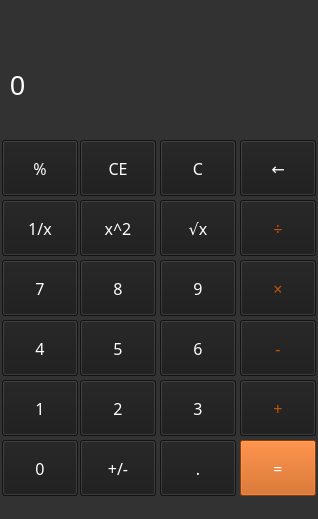
<?xml version="1.0" encoding="UTF-8"?>
<ui version="4.0">
 <class>MainWindow</class>
 <widget class="QMainWindow" name="MainWindow">
  <property name="geometry">
   <rect>
    <x>0</x>
    <y>0</y>
    <width>318</width>
    <height>519</height>
   </rect>
  </property>
  <property name="windowTitle">
   <string>MainWindow</string>
  </property>
  <property name="windowOpacity">
   <double>95.000000000000000</double>
  </property>
  <property name="styleSheet">
   <string notr="true">QMainWindow{
	background-color: rgb(50, 50, 50);
}</string>
  </property>
  <property name="tabShape">
   <enum>QTabWidget::Triangular</enum>
  </property>
  <widget class="QWidget" name="centralwidget">
   <widget class="QPushButton" name="pushButton1x">
    <property name="geometry">
     <rect>
      <x>2</x>
      <y>200</y>
      <width>76</width>
      <height>56</height>
     </rect>
    </property>
    <property name="font">
     <font>
      <family>MS Reference Sans Serif</family>
      <pointsize>12</pointsize>
      <weight>50</weight>
      <italic>false</italic>
      <bold>false</bold>
      <stylestrategy>PreferAntialias</stylestrategy>
     </font>
    </property>
    <property name="mouseTracking">
     <bool>true</bool>
    </property>
    <property name="styleSheet">
     <string notr="true">QPushButton{
	background-color: rgb(27, 27, 27);
	color: rgb(255, 255, 255);
	opacity: 25;
	font: 12pt &quot;MS Reference Sans Serif&quot;;
}
QPushButton:checked{
	background-color: rgb(98, 98, 98);
}
QPushButton:pressed{
	color: rgb(27, 27, 27);
	background-color: qlineargradient(x1: 0, y1:0, x2: 0, y2: 1, 
		stop: 0 #dadbde, stop: 1 #f6f7fa);
}</string>
    </property>
    <property name="text">
     <string>1/x</string>
    </property>
    <property name="checkable">
     <bool>false</bool>
    </property>
   </widget>
   <widget class="QPushButton" name="pushButton_sqr">
    <property name="geometry">
     <rect>
      <x>80</x>
      <y>200</y>
      <width>76</width>
      <height>56</height>
     </rect>
    </property>
    <property name="font">
     <font>
      <family>MS Reference Sans Serif</family>
      <pointsize>12</pointsize>
      <weight>50</weight>
      <italic>false</italic>
      <bold>false</bold>
      <stylestrategy>PreferAntialias</stylestrategy>
     </font>
    </property>
    <property name="mouseTracking">
     <bool>true</bool>
    </property>
    <property name="styleSheet">
     <string notr="true">QPushButton{
	background-color: rgb(27, 27, 27);
	color: rgb(255, 255, 255);
	opacity: 25;
	font: 12pt &quot;MS Reference Sans Serif&quot;;
}
QPushButton:checked{
	background-color: rgb(98, 98, 98);
}
QPushButton:pressed{
	color: rgb(27, 27, 27);
	background-color: qlineargradient(x1: 0, y1:0, x2: 0, y2: 1, 
		stop: 0 #dadbde, stop: 1 #f6f7fa);
}</string>
    </property>
    <property name="text">
     <string>x^2</string>
    </property>
    <property name="checkable">
     <bool>false</bool>
    </property>
   </widget>
   <widget class="QPushButton" name="pushButton_sqrt">
    <property name="geometry">
     <rect>
      <x>160</x>
      <y>200</y>
      <width>76</width>
      <height>56</height>
     </rect>
    </property>
    <property name="font">
     <font>
      <family>MS Reference Sans Serif</family>
      <pointsize>12</pointsize>
      <weight>50</weight>
      <italic>false</italic>
      <bold>false</bold>
      <stylestrategy>PreferAntialias</stylestrategy>
     </font>
    </property>
    <property name="mouseTracking">
     <bool>true</bool>
    </property>
    <property name="styleSheet">
     <string notr="true">QPushButton{
	background-color: rgb(27, 27, 27);
	color: rgb(255, 255, 255);
	opacity: 25;
	font: 12pt &quot;MS Reference Sans Serif&quot;;
}
QPushButton:checked{
	background-color: rgb(98, 98, 98);
}
QPushButton:pressed{
	color: rgb(27, 27, 27);
	background-color: qlineargradient(x1: 0, y1:0, x2: 0, y2: 1, 
		stop: 0 #dadbde, stop: 1 #f6f7fa);
}</string>
    </property>
    <property name="text">
     <string>√x</string>
    </property>
    <property name="checkable">
     <bool>false</bool>
    </property>
   </widget>
   <widget class="QPushButton" name="pushButton_on">
    <property name="geometry">
     <rect>
      <x>240</x>
      <y>200</y>
      <width>76</width>
      <height>56</height>
     </rect>
    </property>
    <property name="font">
     <font>
      <family>MS Reference Sans Serif</family>
      <pointsize>12</pointsize>
      <weight>50</weight>
      <italic>false</italic>
      <bold>false</bold>
      <stylestrategy>PreferAntialias</stylestrategy>
     </font>
    </property>
    <property name="mouseTracking">
     <bool>true</bool>
    </property>
    <property name="styleSheet">
     <string notr="true">QPushButton{
	background-color: rgb(27, 27, 27);
	color: rgb(200, 83, 5);
	opacity: 25;
	font: 12pt &quot;MS Reference Sans Serif&quot;;
}
QPushButton:checked{
	background-color: rgb(98, 98, 98);
}
QPushButton:pressed{
	color: rgb(27, 27, 27);
	background-color: qlineargradient(x1: 0, y1:0, x2: 0, y2: 1, 
		stop: 0 #dadbde, stop: 1 #f6f7fa);
}</string>
    </property>
    <property name="text">
     <string>÷</string>
    </property>
    <property name="checkable">
     <bool>false</bool>
    </property>
   </widget>
   <widget class="QPushButton" name="pushButton_9">
    <property name="geometry">
     <rect>
      <x>160</x>
      <y>260</y>
      <width>76</width>
      <height>56</height>
     </rect>
    </property>
    <property name="font">
     <font>
      <family>MS Reference Sans Serif</family>
      <pointsize>12</pointsize>
      <weight>50</weight>
      <italic>false</italic>
      <bold>false</bold>
      <stylestrategy>PreferAntialias</stylestrategy>
     </font>
    </property>
    <property name="mouseTracking">
     <bool>true</bool>
    </property>
    <property name="styleSheet">
     <string notr="true">QPushButton{
	background-color: rgb(27, 27, 27);
	color: rgb(255, 255, 255);
	opacity: 25;
	font: 12pt &quot;MS Reference Sans Serif&quot;;
}
QPushButton:checked{
	background-color: rgb(98, 98, 98);
}
QPushButton:pressed{
	color: rgb(27, 27, 27);
	background-color: qlineargradient(x1: 0, y1:0, x2: 0, y2: 1, 
		stop: 0 #dadbde, stop: 1 #f6f7fa);
}</string>
    </property>
    <property name="text">
     <string>9</string>
    </property>
    <property name="checkable">
     <bool>false</bool>
    </property>
   </widget>
   <widget class="QPushButton" name="pushButton_by">
    <property name="geometry">
     <rect>
      <x>240</x>
      <y>260</y>
      <width>76</width>
      <height>56</height>
     </rect>
    </property>
    <property name="font">
     <font>
      <family>MS Reference Sans Serif</family>
      <pointsize>12</pointsize>
      <weight>50</weight>
      <italic>false</italic>
      <bold>false</bold>
      <stylestrategy>PreferAntialias</stylestrategy>
     </font>
    </property>
    <property name="mouseTracking">
     <bool>true</bool>
    </property>
    <property name="styleSheet">
     <string notr="true">QPushButton{
	background-color: rgb(27, 27, 27);
	color: rgb(200, 83, 5);
	opacity: 25;
	font: 12pt &quot;MS Reference Sans Serif&quot;;
}
QPushButton:checked{
	background-color: rgb(98, 98, 98);
}
QPushButton:pressed{
	color: rgb(27, 27, 27);
	background-color: qlineargradient(x1: 0, y1:0, x2: 0, y2: 1, 
		stop: 0 #dadbde, stop: 1 #f6f7fa);
}</string>
    </property>
    <property name="text">
     <string>×</string>
    </property>
    <property name="checkable">
     <bool>false</bool>
    </property>
   </widget>
   <widget class="QPushButton" name="pushButton_8">
    <property name="geometry">
     <rect>
      <x>80</x>
      <y>260</y>
      <width>76</width>
      <height>56</height>
     </rect>
    </property>
    <property name="font">
     <font>
      <family>MS Reference Sans Serif</family>
      <pointsize>12</pointsize>
      <weight>50</weight>
      <italic>false</italic>
      <bold>false</bold>
      <stylestrategy>PreferAntialias</stylestrategy>
     </font>
    </property>
    <property name="mouseTracking">
     <bool>true</bool>
    </property>
    <property name="styleSheet">
     <string notr="true">QPushButton{
	background-color: rgb(27, 27, 27);
	color: rgb(255, 255, 255);
	opacity: 25;
	font: 12pt &quot;MS Reference Sans Serif&quot;;
}
QPushButton:checked{
	background-color: rgb(98, 98, 98);
}
QPushButton:pressed{
	color: rgb(27, 27, 27);
	background-color: qlineargradient(x1: 0, y1:0, x2: 0, y2: 1, 
		stop: 0 #dadbde, stop: 1 #f6f7fa);
}</string>
    </property>
    <property name="text">
     <string>8</string>
    </property>
    <property name="checkable">
     <bool>false</bool>
    </property>
   </widget>
   <widget class="QPushButton" name="pushButton_7">
    <property name="geometry">
     <rect>
      <x>2</x>
      <y>260</y>
      <width>76</width>
      <height>56</height>
     </rect>
    </property>
    <property name="font">
     <font>
      <family>MS Reference Sans Serif</family>
      <pointsize>12</pointsize>
      <weight>50</weight>
      <italic>false</italic>
      <bold>false</bold>
      <stylestrategy>PreferAntialias</stylestrategy>
     </font>
    </property>
    <property name="mouseTracking">
     <bool>true</bool>
    </property>
    <property name="styleSheet">
     <string notr="true">QPushButton{
	background-color: rgb(27, 27, 27);
	color: rgb(255, 255, 255);
	opacity: 25;
	font: 12pt &quot;MS Reference Sans Serif&quot;;
}
QPushButton:checked{
	background-color: rgb(98, 98, 98);
}
QPushButton:pressed{
	color: rgb(27, 27, 27);
	background-color: qlineargradient(x1: 0, y1:0, x2: 0, y2: 1, 
		stop: 0 #dadbde, stop: 1 #f6f7fa);
}</string>
    </property>
    <property name="text">
     <string>7</string>
    </property>
    <property name="checkable">
     <bool>false</bool>
    </property>
   </widget>
   <widget class="QPushButton" name="pushButton_6">
    <property name="geometry">
     <rect>
      <x>160</x>
      <y>320</y>
      <width>76</width>
      <height>56</height>
     </rect>
    </property>
    <property name="font">
     <font>
      <family>MS Reference Sans Serif</family>
      <pointsize>12</pointsize>
      <weight>50</weight>
      <italic>false</italic>
      <bold>false</bold>
      <stylestrategy>PreferAntialias</stylestrategy>
     </font>
    </property>
    <property name="mouseTracking">
     <bool>true</bool>
    </property>
    <property name="styleSheet">
     <string notr="true">QPushButton{
	background-color: rgb(27, 27, 27);
	color: rgb(255, 255, 255);
	opacity: 25;
	font: 12pt &quot;MS Reference Sans Serif&quot;;
}
QPushButton:checked{
	background-color: rgb(98, 98, 98);
}
QPushButton:pressed{
	color: rgb(27, 27, 27);
	background-color: qlineargradient(x1: 0, y1:0, x2: 0, y2: 1, 
		stop: 0 #dadbde, stop: 1 #f6f7fa);
}</string>
    </property>
    <property name="text">
     <string>6</string>
    </property>
    <property name="checkable">
     <bool>false</bool>
    </property>
   </widget>
   <widget class="QPushButton" name="pushButton_minus">
    <property name="geometry">
     <rect>
      <x>240</x>
      <y>320</y>
      <width>76</width>
      <height>56</height>
     </rect>
    </property>
    <property name="font">
     <font>
      <family>MS Reference Sans Serif</family>
      <pointsize>12</pointsize>
      <weight>50</weight>
      <italic>false</italic>
      <bold>false</bold>
      <stylestrategy>PreferAntialias</stylestrategy>
     </font>
    </property>
    <property name="mouseTracking">
     <bool>true</bool>
    </property>
    <property name="styleSheet">
     <string notr="true">QPushButton{
	background-color: rgb(27, 27, 27);
	color: rgb(200, 83, 5);
	opacity: 25;
	font: 12pt &quot;MS Reference Sans Serif&quot;;
}
QPushButton:checked{
	background-color: rgb(98, 98, 98);
}
QPushButton:pressed{
	color: rgb(27, 27, 27);
	background-color: qlineargradient(x1: 0, y1:0, x2: 0, y2: 1, 
		stop: 0 #dadbde, stop: 1 #f6f7fa);
}</string>
    </property>
    <property name="text">
     <string>-</string>
    </property>
    <property name="checkable">
     <bool>false</bool>
    </property>
   </widget>
   <widget class="QPushButton" name="pushButton_5">
    <property name="geometry">
     <rect>
      <x>80</x>
      <y>320</y>
      <width>76</width>
      <height>56</height>
     </rect>
    </property>
    <property name="font">
     <font>
      <family>MS Reference Sans Serif</family>
      <pointsize>12</pointsize>
      <weight>50</weight>
      <italic>false</italic>
      <bold>false</bold>
      <stylestrategy>PreferAntialias</stylestrategy>
     </font>
    </property>
    <property name="mouseTracking">
     <bool>true</bool>
    </property>
    <property name="styleSheet">
     <string notr="true">QPushButton{
	background-color: rgb(27, 27, 27);
	color: rgb(255, 255, 255);
	opacity: 25;
	font: 12pt &quot;MS Reference Sans Serif&quot;;
}
QPushButton:checked{
	background-color: rgb(98, 98, 98);
}
QPushButton:pressed{
	color: rgb(27, 27, 27);
	background-color: qlineargradient(x1: 0, y1:0, x2: 0, y2: 1, 
		stop: 0 #dadbde, stop: 1 #f6f7fa);
}</string>
    </property>
    <property name="text">
     <string>5</string>
    </property>
    <property name="checkable">
     <bool>false</bool>
    </property>
   </widget>
   <widget class="QPushButton" name="pushButton_4">
    <property name="geometry">
     <rect>
      <x>2</x>
      <y>320</y>
      <width>76</width>
      <height>56</height>
     </rect>
    </property>
    <property name="font">
     <font>
      <family>MS Reference Sans Serif</family>
      <pointsize>12</pointsize>
      <weight>50</weight>
      <italic>false</italic>
      <bold>false</bold>
      <stylestrategy>PreferAntialias</stylestrategy>
     </font>
    </property>
    <property name="mouseTracking">
     <bool>true</bool>
    </property>
    <property name="styleSheet">
     <string notr="true">QPushButton{
	background-color: rgb(27, 27, 27);
	color: rgb(255, 255, 255);
	opacity: 25;
	font: 12pt &quot;MS Reference Sans Serif&quot;;
}
QPushButton:checked{
	background-color: rgb(98, 98, 98);
}
QPushButton:pressed{
	color: rgb(27, 27, 27);
	background-color: qlineargradient(x1: 0, y1:0, x2: 0, y2: 1, 
		stop: 0 #dadbde, stop: 1 #f6f7fa);
}</string>
    </property>
    <property name="text">
     <string>4</string>
    </property>
    <property name="checkable">
     <bool>false</bool>
    </property>
   </widget>
   <widget class="QPushButton" name="pushButton_3">
    <property name="geometry">
     <rect>
      <x>160</x>
      <y>380</y>
      <width>76</width>
      <height>56</height>
     </rect>
    </property>
    <property name="font">
     <font>
      <family>MS Reference Sans Serif</family>
      <pointsize>12</pointsize>
      <weight>50</weight>
      <italic>false</italic>
      <bold>false</bold>
      <stylestrategy>PreferAntialias</stylestrategy>
     </font>
    </property>
    <property name="mouseTracking">
     <bool>true</bool>
    </property>
    <property name="styleSheet">
     <string notr="true">QPushButton{
	background-color: rgb(27, 27, 27);
	color: rgb(255, 255, 255);
	opacity: 25;
	font: 12pt &quot;MS Reference Sans Serif&quot;;
}
QPushButton:checked{
	background-color: rgb(98, 98, 98);
}
QPushButton:pressed{
	color: rgb(27, 27, 27);
	background-color: qlineargradient(x1: 0, y1:0, x2: 0, y2: 1, 
		stop: 0 #dadbde, stop: 1 #f6f7fa);
}</string>
    </property>
    <property name="text">
     <string>3</string>
    </property>
    <property name="checkable">
     <bool>false</bool>
    </property>
   </widget>
   <widget class="QPushButton" name="pushButton_plus">
    <property name="geometry">
     <rect>
      <x>240</x>
      <y>380</y>
      <width>76</width>
      <height>56</height>
     </rect>
    </property>
    <property name="font">
     <font>
      <family>MS Reference Sans Serif</family>
      <pointsize>12</pointsize>
      <weight>50</weight>
      <italic>false</italic>
      <bold>false</bold>
      <stylestrategy>PreferAntialias</stylestrategy>
     </font>
    </property>
    <property name="mouseTracking">
     <bool>true</bool>
    </property>
    <property name="styleSheet">
     <string notr="true">QPushButton{
	background-color: rgb(27, 27, 27);
	color: rgb(200, 83, 5);
	opacity: 25;
	font: 12pt &quot;MS Reference Sans Serif&quot;;
}
QPushButton:checked{
	background-color: rgb(98, 98, 98);
}
QPushButton:pressed{
	color: rgb(27, 27, 27);
	background-color: qlineargradient(x1: 0, y1:0, x2: 0, y2: 1, 
		stop: 0 #dadbde, stop: 1 #f6f7fa);
}</string>
    </property>
    <property name="text">
     <string>+</string>
    </property>
    <property name="checkable">
     <bool>false</bool>
    </property>
   </widget>
   <widget class="QPushButton" name="pushButton_2">
    <property name="geometry">
     <rect>
      <x>80</x>
      <y>380</y>
      <width>76</width>
      <height>56</height>
     </rect>
    </property>
    <property name="font">
     <font>
      <family>MS Reference Sans Serif</family>
      <pointsize>12</pointsize>
      <weight>50</weight>
      <italic>false</italic>
      <bold>false</bold>
      <stylestrategy>PreferAntialias</stylestrategy>
     </font>
    </property>
    <property name="mouseTracking">
     <bool>true</bool>
    </property>
    <property name="styleSheet">
     <string notr="true">QPushButton{
	background-color: rgb(27, 27, 27);
	color: rgb(255, 255, 255);
	opacity: 25;
	font: 12pt &quot;MS Reference Sans Serif&quot;;
}
QPushButton:checked{
	background-color: rgb(98, 98, 98);
}
QPushButton:pressed{
	color: rgb(27, 27, 27);
	background-color: qlineargradient(x1: 0, y1:0, x2: 0, y2: 1, 
		stop: 0 #dadbde, stop: 1 #f6f7fa);
}</string>
    </property>
    <property name="text">
     <string>2</string>
    </property>
    <property name="checkable">
     <bool>false</bool>
    </property>
   </widget>
   <widget class="QPushButton" name="pushButton_1">
    <property name="geometry">
     <rect>
      <x>2</x>
      <y>380</y>
      <width>76</width>
      <height>56</height>
     </rect>
    </property>
    <property name="font">
     <font>
      <family>MS Reference Sans Serif</family>
      <pointsize>12</pointsize>
      <weight>50</weight>
      <italic>false</italic>
      <bold>false</bold>
      <stylestrategy>PreferAntialias</stylestrategy>
     </font>
    </property>
    <property name="mouseTracking">
     <bool>true</bool>
    </property>
    <property name="styleSheet">
     <string notr="true">QPushButton{
	background-color: rgb(27, 27, 27);
	color: rgb(255, 255, 255);
	opacity: 25;
	font: 12pt &quot;MS Reference Sans Serif&quot;;
}
QPushButton:checked{
	background-color: rgb(98, 98, 98);
}
QPushButton:pressed{
	color: rgb(27, 27, 27);
	background-color: qlineargradient(x1: 0, y1:0, x2: 0, y2: 1, 
		stop: 0 #dadbde, stop: 1 #f6f7fa);
}</string>
    </property>
    <property name="text">
     <string>1</string>
    </property>
    <property name="checkable">
     <bool>false</bool>
    </property>
   </widget>
   <widget class="QPushButton" name="pushButton_dot">
    <property name="geometry">
     <rect>
      <x>160</x>
      <y>440</y>
      <width>76</width>
      <height>56</height>
     </rect>
    </property>
    <property name="font">
     <font>
      <family>MS Reference Sans Serif</family>
      <pointsize>12</pointsize>
      <weight>50</weight>
      <italic>false</italic>
      <bold>false</bold>
      <stylestrategy>PreferAntialias</stylestrategy>
     </font>
    </property>
    <property name="mouseTracking">
     <bool>true</bool>
    </property>
    <property name="styleSheet">
     <string notr="true">QPushButton{
	background-color: rgb(27, 27, 27);
	color: rgb(255, 255, 255);
	opacity: 25;
	font: 12pt &quot;MS Reference Sans Serif&quot;;
}
QPushButton:checked{
	background-color: rgb(98, 98, 98);
}
QPushButton:pressed{
	color: rgb(27, 27, 27);
	background-color: qlineargradient(x1: 0, y1:0, x2: 0, y2: 1, 
		stop: 0 #dadbde, stop: 1 #f6f7fa);
}</string>
    </property>
    <property name="text">
     <string>.</string>
    </property>
    <property name="checkable">
     <bool>false</bool>
    </property>
   </widget>
   <widget class="QPushButton" name="pushButton_equal">
    <property name="geometry">
     <rect>
      <x>240</x>
      <y>440</y>
      <width>76</width>
      <height>56</height>
     </rect>
    </property>
    <property name="font">
     <font>
      <family>MS Reference Sans Serif</family>
      <pointsize>12</pointsize>
      <weight>50</weight>
      <italic>false</italic>
      <bold>false</bold>
      <stylestrategy>PreferAntialias</stylestrategy>
     </font>
    </property>
    <property name="mouseTracking">
     <bool>true</bool>
    </property>
    <property name="styleSheet">
     <string notr="true">QPushButton{
	background-color: rgb(200, 83, 5);
	color: rgb(255, 255, 255);
	opacity: 25;
	font: 12pt &quot;MS Reference Sans Serif&quot;;
}
QPushButton:checked{
	background-color: rgb(98, 98, 98);
}
QPushButton:pressed{
	color: rgb(27, 27, 27);
	background-color: qlineargradient(x1: 0, y1:0, x2: 0, y2: 1, 
		stop: 0 #dadbde, stop: 1 #f6f7fa);
}</string>
    </property>
    <property name="text">
     <string>=</string>
    </property>
    <property name="checkable">
     <bool>false</bool>
    </property>
   </widget>
   <widget class="QPushButton" name="pushButton_plus_minus">
    <property name="geometry">
     <rect>
      <x>80</x>
      <y>440</y>
      <width>76</width>
      <height>56</height>
     </rect>
    </property>
    <property name="font">
     <font>
      <family>MS Reference Sans Serif</family>
      <pointsize>12</pointsize>
      <weight>50</weight>
      <italic>false</italic>
      <bold>false</bold>
      <stylestrategy>PreferAntialias</stylestrategy>
     </font>
    </property>
    <property name="mouseTracking">
     <bool>true</bool>
    </property>
    <property name="styleSheet">
     <string notr="true">QPushButton{
	background-color: rgb(27, 27, 27);
	color: rgb(255, 255, 255);
	opacity: 25;
	font: 12pt &quot;MS Reference Sans Serif&quot;;
}
QPushButton:checked{
	background-color: rgb(98, 98, 98);
}
QPushButton:pressed{
	color: rgb(27, 27, 27);
	background-color: qlineargradient(x1: 0, y1:0, x2: 0, y2: 1, 
		stop: 0 #dadbde, stop: 1 #f6f7fa);
}</string>
    </property>
    <property name="text">
     <string>+/-</string>
    </property>
    <property name="checkable">
     <bool>false</bool>
    </property>
   </widget>
   <widget class="QPushButton" name="pushButton_0">
    <property name="geometry">
     <rect>
      <x>2</x>
      <y>440</y>
      <width>76</width>
      <height>56</height>
     </rect>
    </property>
    <property name="font">
     <font>
      <family>MS Reference Sans Serif</family>
      <pointsize>12</pointsize>
      <weight>50</weight>
      <italic>false</italic>
      <bold>false</bold>
      <stylestrategy>PreferAntialias</stylestrategy>
     </font>
    </property>
    <property name="mouseTracking">
     <bool>true</bool>
    </property>
    <property name="styleSheet">
     <string notr="true">QPushButton{
	background-color: rgb(27, 27, 27);
	color: rgb(255, 255, 255);
	opacity: 25;
	font: 12pt &quot;MS Reference Sans Serif&quot;;
}
QPushButton:checked{
	background-color: rgb(98, 98, 98);
}
QPushButton:pressed{
	color: rgb(27, 27, 27);
	background-color: qlineargradient(x1: 0, y1:0, x2: 0, y2: 1, 
		stop: 0 #dadbde, stop: 1 #f6f7fa);
}</string>
    </property>
    <property name="text">
     <string>0</string>
    </property>
    <property name="checkable">
     <bool>false</bool>
    </property>
   </widget>
   <widget class="QPushButton" name="pushButton_C">
    <property name="geometry">
     <rect>
      <x>160</x>
      <y>140</y>
      <width>76</width>
      <height>56</height>
     </rect>
    </property>
    <property name="font">
     <font>
      <family>MS Reference Sans Serif</family>
      <pointsize>12</pointsize>
      <weight>50</weight>
      <italic>false</italic>
      <bold>false</bold>
      <stylestrategy>PreferAntialias</stylestrategy>
     </font>
    </property>
    <property name="mouseTracking">
     <bool>true</bool>
    </property>
    <property name="styleSheet">
     <string notr="true">QPushButton{
	background-color: rgb(27, 27, 27);
	color: rgb(255, 255, 255);
	opacity: 25;
	font: 12pt &quot;MS Reference Sans Serif&quot;;
}
QPushButton:checked{
	background-color: rgb(98, 98, 98);
}
QPushButton:pressed{
	color: rgb(27, 27, 27);
	background-color: qlineargradient(x1: 0, y1:0, x2: 0, y2: 1, 
		stop: 0 #dadbde, stop: 1 #f6f7fa);
}</string>
    </property>
    <property name="text">
     <string>C</string>
    </property>
    <property name="checkable">
     <bool>false</bool>
    </property>
   </widget>
   <widget class="QPushButton" name="pushButton_delete">
    <property name="geometry">
     <rect>
      <x>240</x>
      <y>140</y>
      <width>76</width>
      <height>56</height>
     </rect>
    </property>
    <property name="font">
     <font>
      <family>MS Reference Sans Serif</family>
      <pointsize>12</pointsize>
      <weight>50</weight>
      <italic>false</italic>
      <bold>false</bold>
      <stylestrategy>PreferAntialias</stylestrategy>
     </font>
    </property>
    <property name="mouseTracking">
     <bool>true</bool>
    </property>
    <property name="styleSheet">
     <string notr="true">QPushButton{
	background-color: rgb(27, 27, 27);
	color: rgb(255, 255, 255);
	opacity: 25;
	font: 12pt &quot;MS Reference Sans Serif&quot;;
}
QPushButton:checked{
	background-color: rgb(98, 98, 98);
}
QPushButton:pressed{
	color: rgb(27, 27, 27);
	background-color: qlineargradient(x1: 0, y1:0, x2: 0, y2: 1, 
		stop: 0 #dadbde, stop: 1 #f6f7fa);
}</string>
    </property>
    <property name="text">
     <string>←</string>
    </property>
    <property name="checkable">
     <bool>false</bool>
    </property>
   </widget>
   <widget class="QPushButton" name="pushButton_CE">
    <property name="geometry">
     <rect>
      <x>80</x>
      <y>140</y>
      <width>76</width>
      <height>56</height>
     </rect>
    </property>
    <property name="font">
     <font>
      <family>MS Reference Sans Serif</family>
      <pointsize>12</pointsize>
      <weight>50</weight>
      <italic>false</italic>
      <bold>false</bold>
      <stylestrategy>PreferAntialias</stylestrategy>
     </font>
    </property>
    <property name="mouseTracking">
     <bool>true</bool>
    </property>
    <property name="styleSheet">
     <string notr="true">QPushButton{
	background-color: rgb(27, 27, 27);
	color: rgb(255, 255, 255);
	opacity: 25;
	font: 12pt &quot;MS Reference Sans Serif&quot;;
}
QPushButton:checked{
	background-color: rgb(98, 98, 98);
}
QPushButton:pressed{
	color: rgb(27, 27, 27);
	background-color: qlineargradient(x1: 0, y1:0, x2: 0, y2: 1, 
		stop: 0 #dadbde, stop: 1 #f6f7fa);
}</string>
    </property>
    <property name="text">
     <string>CE</string>
    </property>
    <property name="checkable">
     <bool>false</bool>
    </property>
   </widget>
   <widget class="QPushButton" name="pushButton_percent">
    <property name="geometry">
     <rect>
      <x>2</x>
      <y>140</y>
      <width>76</width>
      <height>56</height>
     </rect>
    </property>
    <property name="font">
     <font>
      <family>MS Reference Sans Serif</family>
      <pointsize>12</pointsize>
      <weight>50</weight>
      <italic>false</italic>
      <bold>false</bold>
      <stylestrategy>PreferAntialias</stylestrategy>
     </font>
    </property>
    <property name="mouseTracking">
     <bool>true</bool>
    </property>
    <property name="styleSheet">
     <string notr="true">QPushButton{
	background-color: rgb(27, 27, 27);
	color: rgb(255, 255, 255);
	opacity: 25;
	font: 12pt &quot;MS Reference Sans Serif&quot;;
}
QPushButton:checked{
	background-color: rgb(98, 98, 98);
}
QPushButton:pressed{
	color: rgb(27, 27, 27);
	background-color: qlineargradient(x1: 0, y1:0, x2: 0, y2: 1, 
		stop: 0 #dadbde, stop: 1 #f6f7fa);
}</string>
    </property>
    <property name="text">
     <string>%</string>
    </property>
    <property name="checkable">
     <bool>false</bool>
    </property>
   </widget>
   <widget class="QLabel" name="label">
    <property name="geometry">
     <rect>
      <x>0</x>
      <y>0</y>
      <width>311</width>
      <height>41</height>
     </rect>
    </property>
    <property name="font">
     <font>
      <family>Segoe UI Symbol</family>
      <pointsize>14</pointsize>
     </font>
    </property>
    <property name="styleSheet">
     <string notr="true">QLabel{
	qproperty-alignment: 'AlignVCenter | AlignLeft';
	color: rgb(255, 255, 255);
}</string>
    </property>
    <property name="text">
     <string/>
    </property>
   </widget>
   <widget class="QLabel" name="label_2">
    <property name="geometry">
     <rect>
      <x>10</x>
      <y>50</y>
      <width>301</width>
      <height>71</height>
     </rect>
    </property>
    <property name="font">
     <font>
      <family>Segoe UI Symbol</family>
      <pointsize>20</pointsize>
     </font>
    </property>
    <property name="styleSheet">
     <string notr="true">QLabel{
	qproperty-alignment: 'AlignVCenter | AlignLeft';
	color: rgb(255, 255, 255);
}</string>
    </property>
    <property name="text">
     <string>0</string>
    </property>
   </widget>
  </widget>
  <widget class="QMenuBar" name="menubar">
   <property name="geometry">
    <rect>
     <x>0</x>
     <y>0</y>
     <width>318</width>
     <height>20</height>
    </rect>
   </property>
  </widget>
 </widget>
 <resources/>
 <connections/>
</ui>
